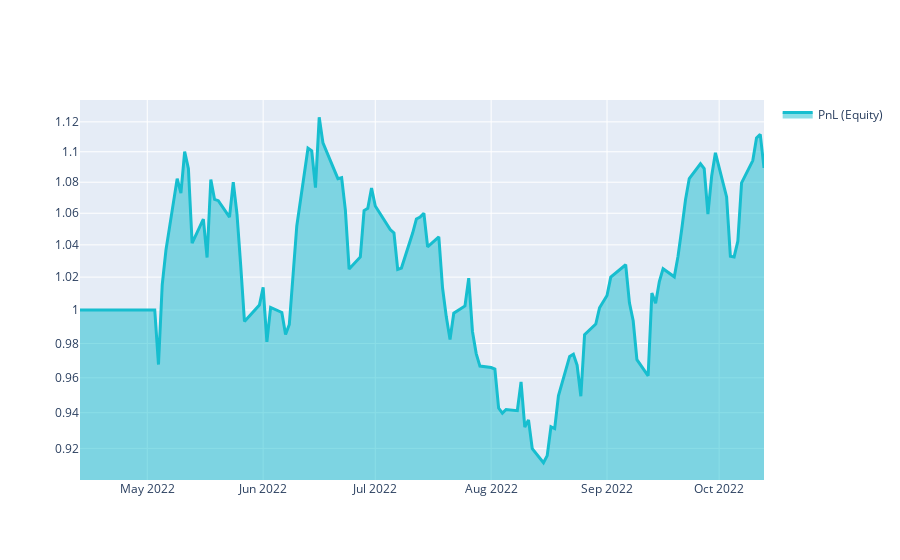

Notebook source saved alongside this figure:
### Markdown cell above
# Q18 Quick Start

This template shows you the basic steps for taking part to the **Q18 NASDAQ-100 Stock Long-Short contest**.

### Code cell
import xarray as xr
import pandas as pd
import qnt.ta as qnta
import qnt.data as qndata
import qnt.output as qnout
import qnt.stats as qns

data = qndata.stocks.load_ndx_data(min_date="2022-04-13")

close     = data.sel(field="close")
is_liquid = data.sel(field="is_liquid")
sma_slow  = qnta.sma(close, 150)
sma_fast  = qnta.sma(close, 40)
weights   = xr.where(sma_slow < sma_fast, 1, -1)
weights   = weights * is_liquid

weights = qnout.clean(weights, data, "stocks_nasdaq100")

# calc stats
stats = qns.calc_stat(data, weights.sel(time=slice("2022-04-13", None)))
display(stats.to_pandas().tail())

# graph
performance = stats.to_pandas()["equity"]
import qnt.graph as qngraph

qngraph.make_plot_filled(performance.index, performance, name="PnL (Equity)", type="log")
